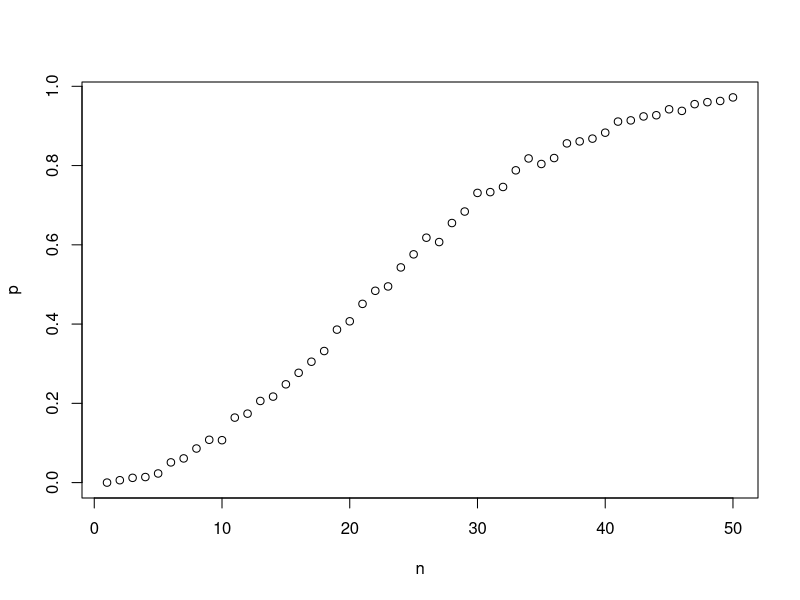
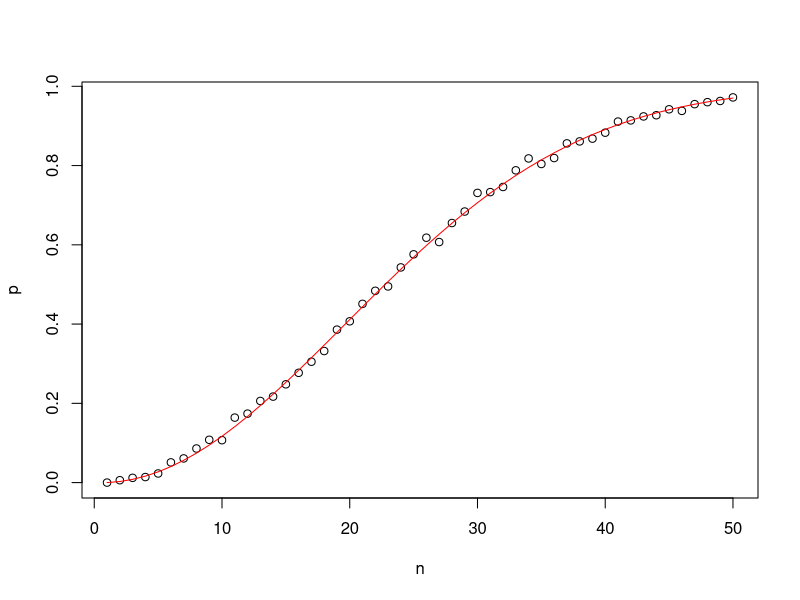
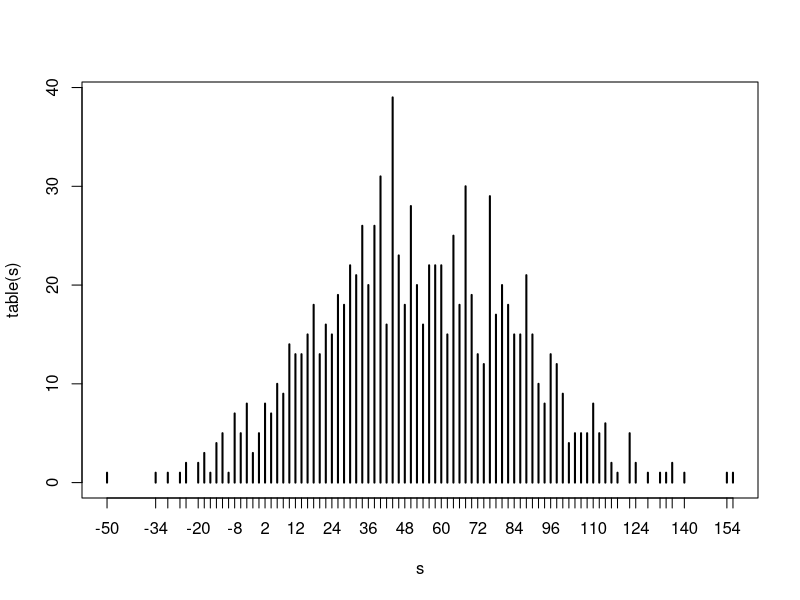
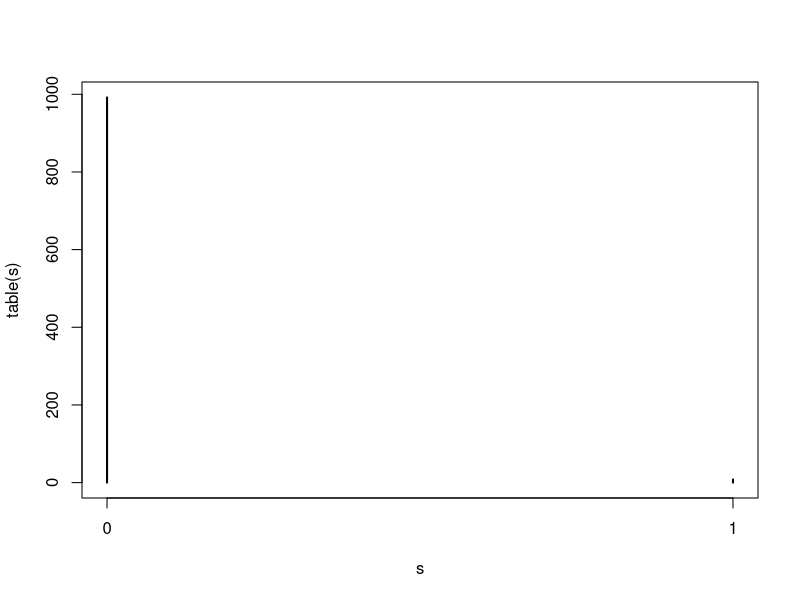
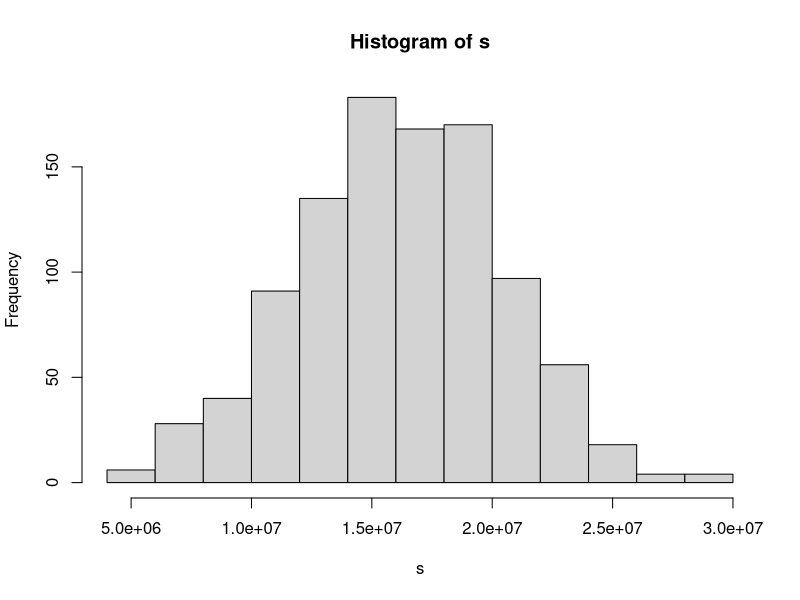
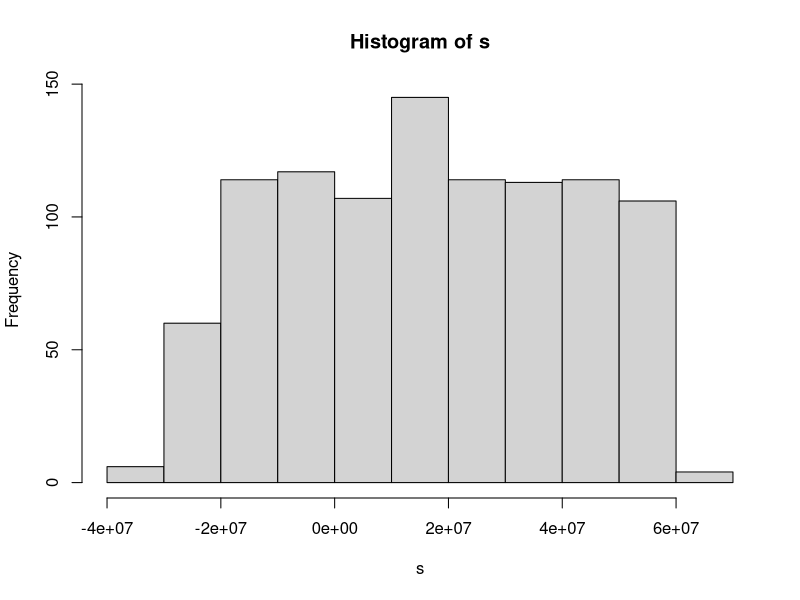
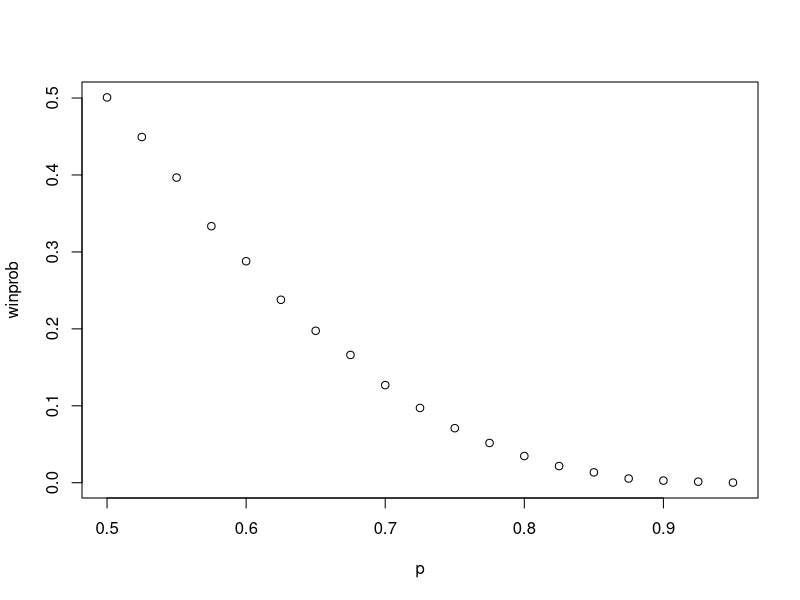
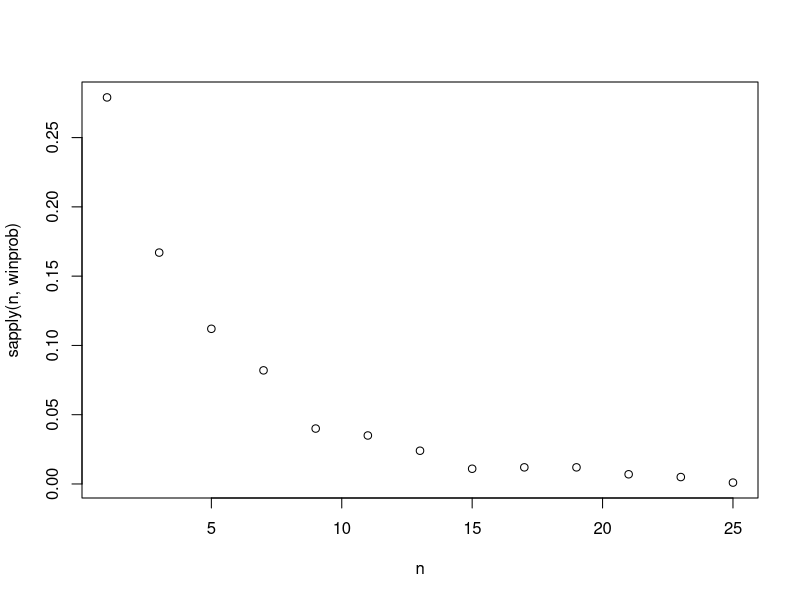

These figures' R source, in order:
## ---- chunk 1
set.seed(2023-10-1)
n <- 25
bdays <- sample(1:365, size = n, replace = TRUE)
## ---- chunk 2
any(duplicated(bdays))
## ---- chunk 3
n <- 25
B <- 10^3
replicate(B,{
  bdays <- sample(1:365, size = n, replace = TRUE)
  any(duplicated(bdays))
}) |> mean()
## ---- chunk 4
n <- seq(1, 50)
pr <- function(n){
  replicate(B,{
    bdays <- sample(1:365, size = n, replace = TRUE)
    any(duplicated(bdays))
  }) |> mean()
}
p <- sapply(n, pr)
plot(n, p)
## ---- chunk 5
epr <- function(n){
  1 - prod(seq(365, 365 - n + 1)/365)
}
ep <- sapply(n, epr)
plot(n, p)
lines(n, ep, col = "red")
## ---- chunk 6
x <- sample(c(-1, 1), size = 1, prob = c(9/19, 10/19))
## ---- chunk 7
replicate(10, sample(c(-1, 1), size = 1, prob = c(9/19, 10/19)))
## ---- chunk 8
sample(c(-1, 1), size = 10, replace = TRUE, prob = c(9/19, 10/19))
## ---- chunk 9
x <- rbinom(10, 1, 10/19); x <- x*2 - 1
## ---- chunk 10
x <- sample(c(-1, 1), size = 1000, replace = TRUE, prob = c(9/19, 10/19))
s <- sum(x)
## ---- chunk 11
s <- replicate(10^3,{
  x <- sample(c(-1, 1), size = 1000, replace = TRUE, prob = c(9/19, 10/19))
  sum(x)
})
plot(table(s))
## ---- chunk 12
mean(s < 0)
## ---- chunk 13
x <- sample(c(-1, 1), size = 10^6, replace = TRUE, prob = c(9/19, 10/19))
mean(x)
sqrt(mean((x - mean(x))^2))
sd(x)
## ---- chunk 14
n <- 1000
mu <- 1/19
sigma <- 2*sqrt(9/19*10/19)
pnorm(-sqrt(n)*mu/sigma)
## ---- chunk 15
n <- ceiling((-sigma/mu*qnorm(0.01))^2)
## ---- chunk 16
## Hint: copy and paste one of the previous Monte Carlo simulations and change n
s <- replicate(10^3,{
  x <- sample(c(-1, 1), size = n, replace = TRUE, prob = c(9/19, 10/19))
  sum(x)
})
mean(s < 0)
## ---- chunk 17
s <- replicate(10^3,{
  x <- sample(c(0, 1), size = 5*10^3, replace = TRUE, 
              prob = c(1 - 10^-6, 10^-6))
  sum(x)
})
plot(table(s))
## ---- chunk 18
sapply(0:3, function(k) mean(s == k))
dpois(0:3, 0.5)
## ---- chunk 19
p <- 0.04 #default prob
s <- replicate(10^3,{
  x <- sample(c(-200000, 10000), size = 10000, replace = TRUE, prob = c(p, 1-p))
  sum(x)
})
hist(s)
## ---- chunk 20
p <- 0.04 #default prob
s <- replicate(10^3,{
  p <- 0.04 + runif(1, -0.02, 0.02)
  x <- sample(c(-200000, 10000), size = 10000, replace = TRUE, prob = c(p, 1 - p))
  sum(x)
})
hist(s)
## ---- chunk 21
n <- 10^3
b <- 10^3
nowins <- replicate(b, {
  x <- sample(c(0, 1), size = 4, replace = TRUE, prob = c(0.6, 0.4))
  sum(x) == 0
})
1 - mean(nowins)
## ---- chunk 22
samples <- replicate(10^3,{
  c = 0
  w = 1
  while(c<4&w<4){
    s <- sample(c(0,1),size=1,replace = T,prob = c(0.5,0.5))
    if(s==0){
      c=c+1
    }else{
      w=w+1
    }
  }
  return
  return(c==4)
})
mean(samples)
## ---- chunk 23
cavswins <- replicate(10^3, {
  x <- sample(c(0, 1), size = 6, replace = TRUE, prob = c(0.5, 0.5))
  sum(x) >= 4
})
mean(cavswins)
## ---- chunk 24
winprob <- function(p) {
  nowins <- replicate(10^4, {
    x <- sample(c(0, 1), size = 7, replace = TRUE, prob = c(p, 1 - p))
    sum(x)>=4
  })
 mean(nowins)
}
p <- seq(0.5, 0.95, 0.025)
plot(p, sapply(p, winprob),ylab = 'winprob')
## ---- chunk 25
winprob <- function(n) {
  nowins <- replicate(10^3, {
    x <- sample(c(0, 1), size = n, replace = TRUE, prob = c(0.75, 0.25))
    sum(x) >= ceiling(n/2)
  })
  mean(nowins)
}
n <- seq(1, 25, 2)
plot(n, sapply(n, winprob))
## ---- chunk 26
pnorm(67,mean=64,sd = 3)-pnorm(61,mean=64,sd = 3)
## ---- chunk 27
qnorm(0.99,mean = 69,sd=3)
## ---- chunk 28
B <- 1000
maxIQ <- replicate(B, {
  x <- rnorm(10000, mean = 100, sd = 15)
  max(x)
})
hist(maxIQ)
## ---- chunk 29
p<-1/19
## ---- chunk 30
sample(c(-1,17), size =1, prob = c(1-p,p))
## ---- chunk 31
miu <- -1*18/19+17*18/19
## ---- chunk 32

18 * sqrt(p * (1-p))
## ---- chunk 33
sqrt(1 * 18/19 + 17^2/19 - (-1 * 18/19 + 1*17/19)^2)
## ---- chunk 34
n <- 1000
x <- sample(c(-1, 17), size = n, replace = TRUE, prob = c(1-p, p))
sum(x)
## ---- chunk 35
mu <- n * (-1 * (1-p) + 17*p)
mu
## ---- chunk 36
se = sqrt(n)*18 * sqrt(p * (1-p))
se
## ---- chunk 37
1 - pnorm(-mu/se)
## ---- chunk 38
ss <- replicate(10^3, {
  s <- sample(c(-1,17), size =1000, replace = T, prob = c(1-p,p))
  sum(s)
  })
mean(ss)
sd(ss)
## ---- chunk 39
mean(ss > 0)
